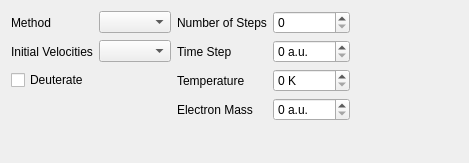
              <widget class="QWidget" name="pageAbInitioMD">
               <property name="geometry">
                <rect>
                 <x>0</x>
                 <y>0</y>
                 <width>469</width>
                 <height>163</height>
                </rect>
               </property>
               <attribute name="label">
                <string>Ab Initio MD</string>
               </attribute>
               <layout class="QVBoxLayout" name="verticalLayout_31">
                <item>
                 <layout class="QGridLayout" name="_4">
                  <item row="2" column="0">
                   <widget class="QCheckBox" name="deuterate">
                    <property name="text">
                     <string>Deuterate</string>
                    </property>
                   </widget>
                  </item>
                  <item row="1" column="1">
                   <widget class="QComboBox" name="aimd_initial_velocities"/>
                  </item>
                  <item row="0" column="3">
                   <widget class="QSpinBox" name="aimd_steps"/>
                  </item>
                  <item row="1" column="3">
                   <widget class="QSpinBox" name="aimd_time_step">
                    <property name="suffix">
                     <string> a.u.</string>
                    </property>
                   </widget>
                  </item>
                  <item row="3" column="2">
                   <widget class="QLabel" name="label_82">
                    <property name="text">
                     <string>Electron Mass</string>
                    </property>
                   </widget>
                  </item>
                  <item row="1" column="2">
                   <widget class="QLabel" name="label_61">
                    <property name="text">
                     <string>Time Step</string>
                    </property>
                   </widget>
                  </item>
                  <item row="3" column="3">
                   <widget class="QSpinBox" name="aimd_fictitious_mass">
                    <property name="suffix">
                     <string> a.u.</string>
                    </property>
                    <property name="maximum">
                     <number>9999</number>
                    </property>
                   </widget>
                  </item>
                  <item row="1" column="0">
                   <widget class="QLabel" name="label_83">
                    <property name="text">
                     <string>Initial Velocities</string>
                    </property>
                   </widget>
                  </item>
                  <item row="0" column="1">
                   <widget class="QComboBox" name="aimd_method"/>
                  </item>
                  <item row="2" column="3">
                   <widget class="QSpinBox" name="aimd_temperature">
                    <property name="suffix">
                     <string> K</string>
                    </property>
                    <property name="maximum">
                     <number>9999</number>
                    </property>
                   </widget>
                  </item>
                  <item row="0" column="0">
                   <widget class="QLabel" name="label_84">
                    <property name="text">
                     <string>Method</string>
                    </property>
                   </widget>
                  </item>
                  <item row="0" column="2">
                   <widget class="QLabel" name="label_86">
                    <property name="text">
                     <string>Number of Steps</string>
                    </property>
                   </widget>
                  </item>
                  <item row="2" column="2">
                   <widget class="QLabel" name="label_87">
                    <property name="text">
                     <string>Temperature</string>
                    </property>
                   </widget>
                  </item>
                  <item row="0" column="4">
                   <spacer name="horizontalSpacer_18">
                    <property name="orientation">
                     <enum>Qt::Horizontal</enum>
                    </property>
                    <property name="sizeHint" stdset="0">
                     <size>
                      <width>40</width>
                      <height>20</height>
                     </size>
                    </property>
                   </spacer>
                  </item>
                 </layout>
                </item>
                <item>
                 <spacer name="verticalSpacer_16">
                  <property name="orientation">
                   <enum>Qt::Vertical</enum>
                  </property>
                  <property name="sizeHint" stdset="0">
                   <size>
                    <width>20</width>
                    <height>112</height>
                   </size>
                  </property>
                 </spacer>
                </item>
               </layout>
              </widget>
